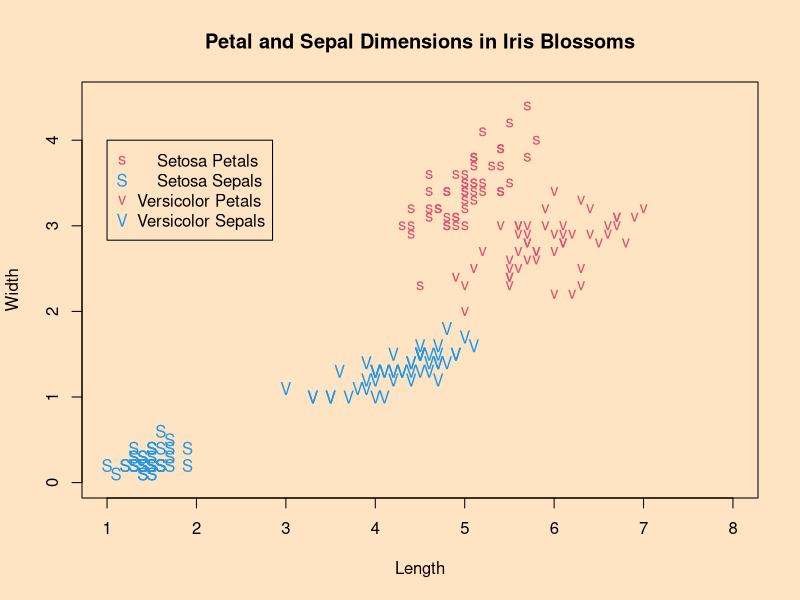
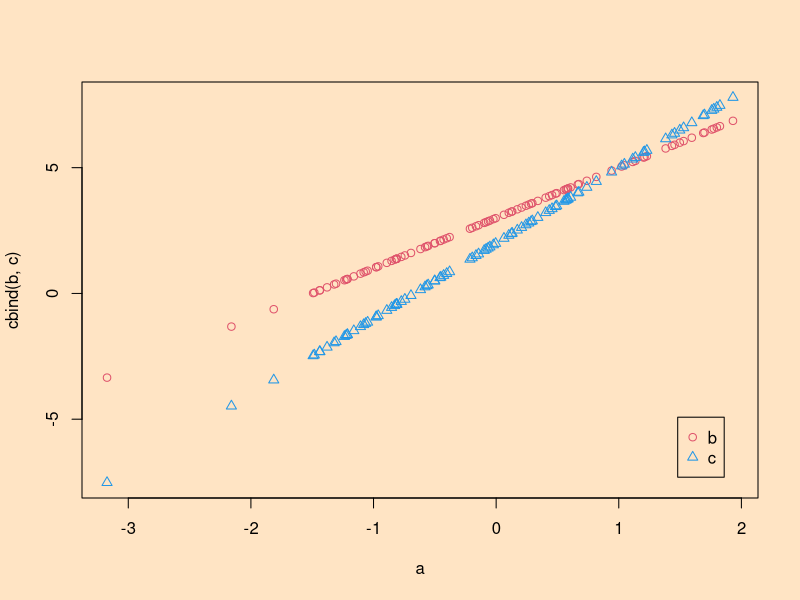
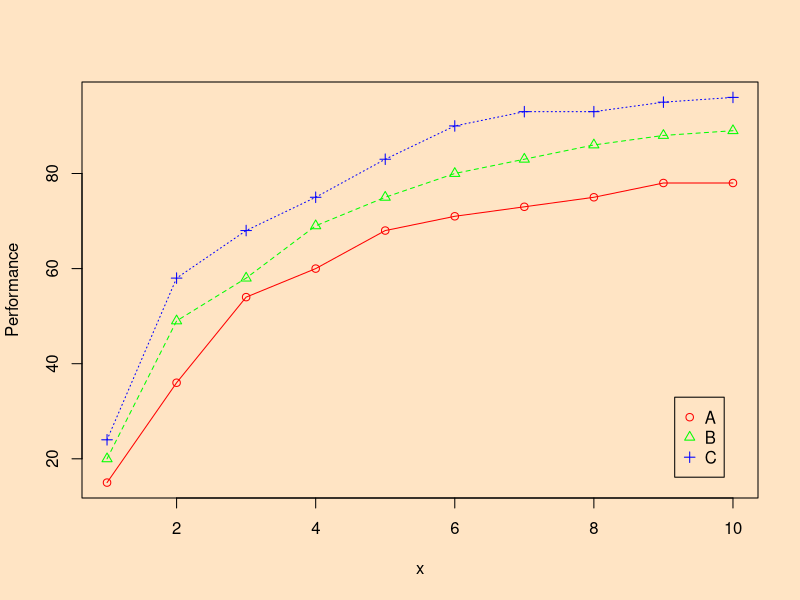

Recreate these plots in R, in order.
# Matrix Plots
# Multiple Series on one Graph

table(iris$Species) # is data.frame with 'Species' factor
iS <- iris$Species == "setosa"
iV <- iris$Species == "versicolor"
iS;iV
op <- par(bg = "bisque")
matplot(c(1, 8), c(0, 4.5), type =  "n", xlab = "Length", 
        ylab = "Width",  main = "Petal and Sepal Dimensions in Iris Blossoms")
matpoints(iris[iS,c(1,3)], iris[iS,c(2,4)], pch = "sS", 
          col = c(2,4))
matpoints(iris[iV,c(1,3)], iris[iV,c(2,4)], pch = "vV", 
          col = c(2,4))
legend(1, 4, c("    Setosa Petals", "    Setosa Sepals",
               "Versicolor Petals", "Versicolor Sepals"),
       pch = "sSvV", col = rep(c(2,4), 2))

# Example 2

a <- rnorm(100)
b <- 2*a + 3
c <- 3*a + 2
a;b;c
matplot(a, cbind(b,c), pch=1:2, col=c(2,4))
legend("bottomright", inset=.05, legend=c("b", "c"), 
       pch=1:2, col=c(2,4), horiz=F)



# Example 3
x = 1:10
A = c(15, 36, 54, 60, 68, 71, 73, 75, 78, 78)
B = c(20, 49, 58, 69, 75, 80, 83, 86, 88, 89)
C = c(24, 58, 68, 75, 83, 90, 93, 93, 95, 96)
Performance = data.frame(A,B,C)
matplot(x,Performance, type="o", pch=c(1,2,3), col=c("red","green","blue"))
legend("bottomright", inset=.05, legend=c("A", "B",'C'),
      pch=1:3, col=c("red","green","blue"), horiz=F)
